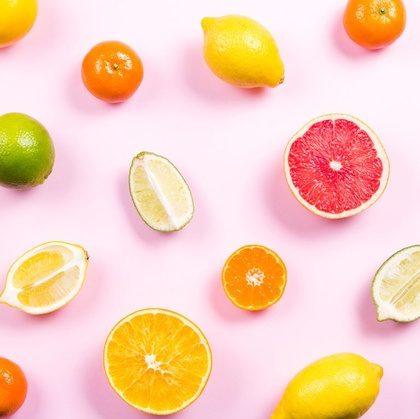
%> input picture FormativeTask/Task1/fruits.jpg, 420 x 419 px, shrunk from 768 x 767 before the run
$ octave ZXM097_formativetask1.m   (GNU Octave 9; MATLAB toolbox functions it lacks are replaced by stand-ins)
%> lines starting %> are read from the running program, lines starting %| are printed output that depends on the picture; in (x1, y1, x2, y2) boxes, pixels count from 0 and x2, y2 are one past the last pixel; in counts of white or black regions, pixels touching at a corner belong together; the program's own positions count from 1
fruits = imread('fruits.jpg');
%> fruits is the input picture: size 419x420x3 uint8; mean R, G, B 248, 208.4, 185.9
figure;
subplot(2,3,1);
imshow(fruits);
title("(a) Original image of part 1.");
hold on;


fruits_blue = fruits(:,:,3);
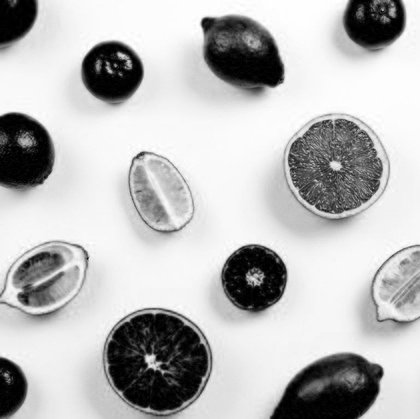
%> fruits_blue: size 419x420 uint8; min 0, max 255, mean 185.9
fruits_blue_edge = edge(fruits_blue,'Sobel',0.2);
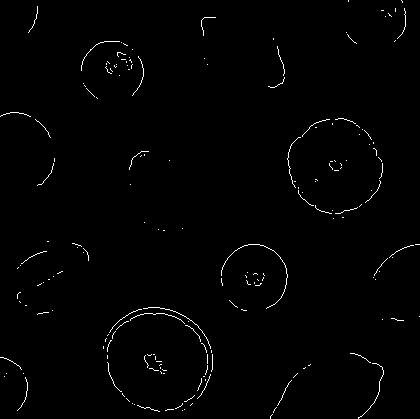
%> fruits_blue_edge: size 419x420 logical; 1% white in thin lines or dots
subplot(2,3,2);
imshow(fruits_blue_edge);
title("(b) Binary edge image of question 1.1");
hold on;


[height,width] = size(fruits_blue_edge);
%> height = 419; width = 420
fruits_segment = zeros(height,width);%fruits_blue_edge;
for i = 1:height
    for j = 1:width
        value_diff = abs(fruits(i,j,2)-fruits(i,j,3));
        if value_diff > 30
            fruits_segment(i,j) = 1;
        end
    end
end
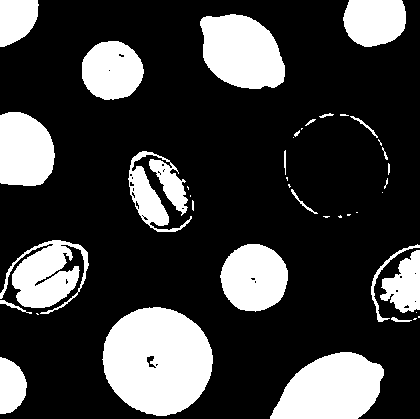
%> fruits_segment: size 419x420 double; values 0 (black) and 1 (white), 24.5% white; 42 white regions (18 under 20 px), largest, box (x1, y1, x2, y2) and area: (102, 307, 213, 416) 9237, (270, 352, 384, 419) 5530, (200, 14, 285, 89) 4871
subplot(2,3,3);
imshow(fruits_segment);
title("(c) Segmented image of part 1.2");
hold on;

se90 = strel('line',11,90);
se0 = strel('line',11,0);

fruits_segment_correct = imdilate(fruits_segment,[se90,se0]);
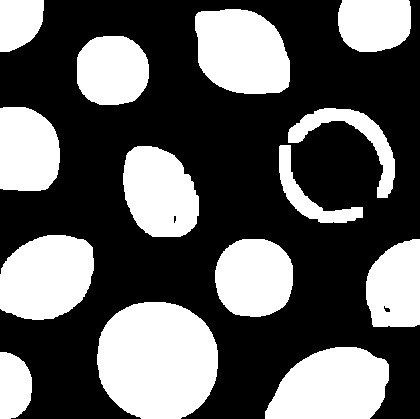
%> fruits_segment_correct: size 419x420 double; values 0 (black) and 1 (white), 37.4% white; 14 white regions, largest, box (x1, y1, x2, y2) and area: (97, 302, 218, 419) 11548, (265, 347, 389, 419) 6937, (195, 9, 290, 94) 6601
fruits_segment_correct = imfill(fruits_segment_correct,'holes');
fruits_segment_correct = imerode(fruits_segment_correct,[se90,se0]);
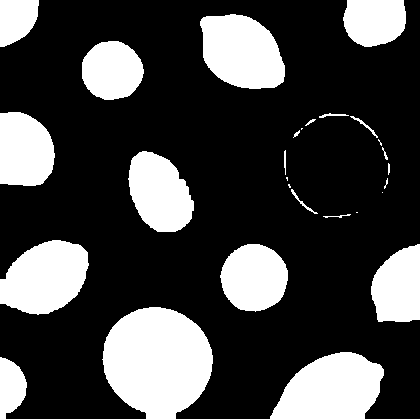
%> fruits_segment_correct: size 419x420 double; values 0 (black) and 1 (white), 26.8% white; 28 white regions (7 under 20 px)
subplot(2,3,4);
imshow(fruits_segment_correct);
title("(d) Segmented image of part 1.3");
hold on;

fruits_BoundingBox = regionprops(logical(fruits_segment_correct), 'BoundingBox');
%> fruits_BoundingBox = 28 regions; largest, box (x1, y1, x2, y2): (102, 307, 213, 419), (270, 352, 384, 419), (0, 240, 89, 315), (200, 14, 285, 89), (128, 151, 194, 232)
subplot(2,3,5);
imshow(fruits);
title("(e) Bounding boxes of part 1.4");
hold on;
for i = 1:size(fruits_BoundingBox,1)
    rectangle('Position', fruits_BoundingBox(i).BoundingBox,'EdgeColor','black', 'LineWidth', 1);
end
%> this loop made 28 passes

box = fruits_BoundingBox(11).BoundingBox;
%> box = [284.5 150.5 2 25]
grapefruit = uint8(zeros(box(4),box(3),3));
for i = 1:3
    for j = 0:box(4)-1
        for k = 0:box(3)-1
            grapefruit(j+1,k+1,i) = fruits(j+uint16(box(2)),k+uint16(box(1)),i);
        end
    end
end
subplot(2,3,6);
imshow(grapefruit);
title("(f) Expected result of part 1.");
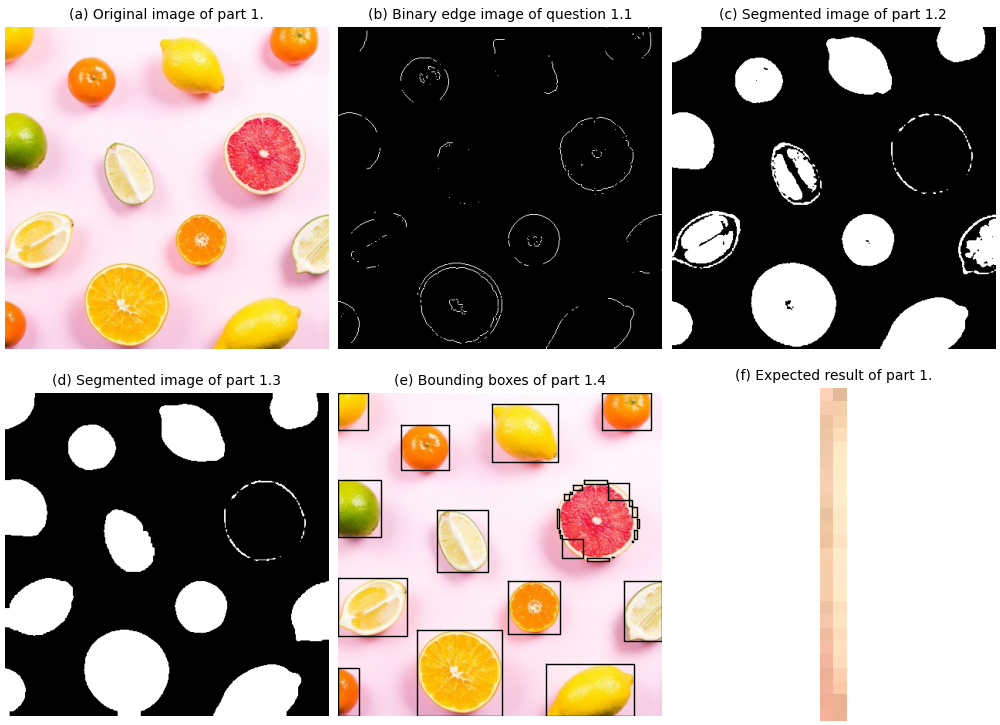
%> figure redrawn from the program's plot data, 6 panels
hold on;
